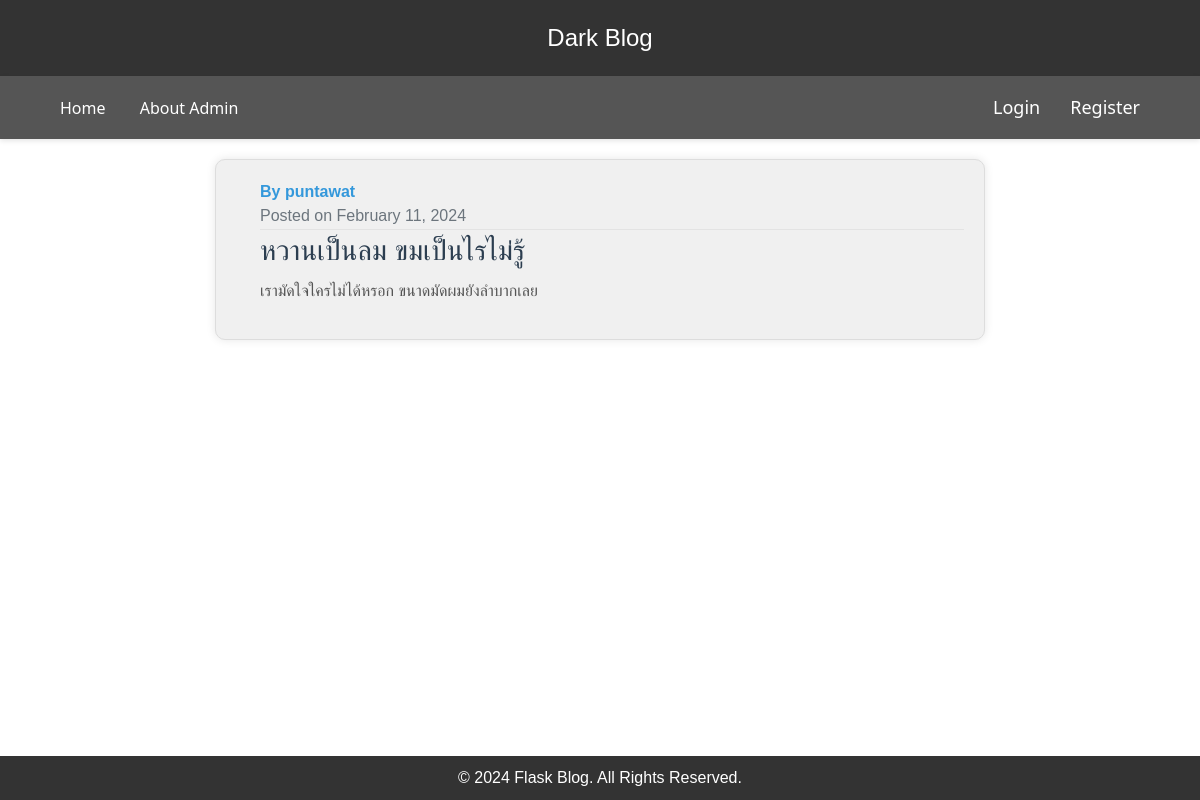
Page /post/9 on the committed database.
### flaskblog/model.py (models this page shows, shortened)
class User(db.Model, UserMixin):
    id = db.Column(db.Integer, primary_key=True)
    username = db.Column(db.String(20), unique=True, nullable=False)
    email = db.Column(db.String(120), unique=True, nullable=False)
    image_file = db.Column(db.String(20), nullable=False, default='default.jpg')
    password = db.Column(db.String(60), nullable=False)
    posts = db.relationship('Post', backref='author', lazy=True)

class Post(db.Model):
    id = db.Column(db.Integer, primary_key=True)
    title = db.Column(db.String(100), nullable=False)
    date_posted = db.Column(db.DateTime, nullable=False, default=datetime.utcnow())
    content = db.Column(db.Text, nullable=False)
    user_id = db.Column(db.Integer, db.ForeignKey('user.id'), nullable=False)

### flaskblog/routes.py (the view)
@app.route("/post/<int:post_id>")
def post(post_id):
    post = Post.query.get_or_404(post_id)
    return render_template('post.html', title=post.title, post=post)

### flaskblog/templates/post.html (shortened to what this page needs)
{% extends "layout.html" %}
{% block content %}
    <article class="media content-section">
        <div class="media-body ml-4">
            <div class="article-metadata">
                <span class="mr-2">
                    <a href="{{ url_for('user_posts', username=post.author.username) }}" class="article-link">
                        <strong>By {{ post.author.username }}</strong><br>
                    </a>
                </span>
                <span class="text-muted">
                    Posted on {{ post.date_posted.strftime('%B %d, %Y') }}
                </span>
            </div>
            <h2 class="article-title">{{ post.title }}</h2>
            <p class="article-content">{{ post.content }}</p>
        </div>
    </article>
{% endblock content %}

### flaskblog/static/main.css (style rules this page uses)
body { background: #fafafa; color: #333333; margin-top: 5rem; }
h1, h2, h3, h4, h5, h6 { color: #444444; }
.content-section { background: #ffffff; padding: 10px 20px; border: 1px solid #dddddd; border-radius: 3px; margin-bottom: 20px; }
.article-title { color: #444444; }
.article-content { white-space: pre-line; }
.article-metadata { padding-bottom: 1px; margin-bottom: 4px; border-bottom: 1px solid #e3e3e3 }
body { display: flex; flex-direction: column; min-height: 100vh; }
.article-link { text-decoration: none; color: #3498db; transition: color 0.3s ease; }
.article-title { font-size: 28px; color: #2c3e50; margin-bottom: 10px; }
.article-content { color: #555; line-height: 1.6; }
body { background-color: #fff; margin: 0; }

### flaskblog/templates/layout.html (style rules this page uses)
body { font-family: 'Arial', sans-serif; background-color: #ffffff; color: #000000; margin: 0; padding: 0; }
.content-section { background-color: #f0f0f0; padding: 20px; margin-bottom: 20px; border-radius: 10px; box-shadow: 0 0 10px rgba(0, 0, 0, 0.1); transition: transform 0.3s ease; }
body { display: flex; flex-direction: column; min-height: 100vh; }

### rows in the picture
User: author.username "puntawat"
Post: date_posted "February 11, 2024", title "หวานเป็นลม ขมเป็นไรไม่รู้", content "เรามัดใจใครไม่ได้หรอก ขนาดมัดผมยังลำบากเลย"
